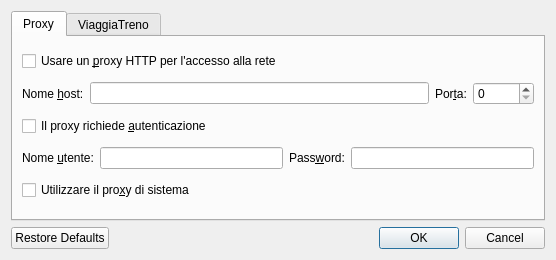
<?xml version="1.0" encoding="UTF-8"?>
<ui version="4.0">
 <class>dlgConfigurazione</class>
 <widget class="QDialog" name="dlgConfigurazione">
  <property name="geometry">
   <rect>
    <x>0</x>
    <y>0</y>
    <width>556</width>
    <height>260</height>
   </rect>
  </property>
  <property name="windowTitle">
   <string>Configurazione di QViaggiaTreno</string>
  </property>
  <layout class="QVBoxLayout" name="verticalLayout_2">
   <item>
    <widget class="QTabWidget" name="tabWidget">
     <property name="currentIndex">
      <number>0</number>
     </property>
     <widget class="QWidget" name="tabProxy">
      <attribute name="title">
       <string>Proxy</string>
      </attribute>
      <layout class="QVBoxLayout" name="verticalLayout_3">
       <item>
        <widget class="QCheckBox" name="checkBoxUsareProxy">
         <property name="text">
          <string>Usare un &amp;proxy HTTP per l'accesso alla rete</string>
         </property>
        </widget>
       </item>
       <item>
        <layout class="QHBoxLayout" name="horizontalLayout">
         <item>
          <widget class="QLabel" name="labelHost">
           <property name="text">
            <string>Nome &amp;host:</string>
           </property>
           <property name="buddy">
            <cstring>lineEditHost</cstring>
           </property>
          </widget>
         </item>
         <item>
          <widget class="QLineEdit" name="lineEditHost"/>
         </item>
         <item>
          <widget class="QLabel" name="labelPorta">
           <property name="text">
            <string>Por&amp;ta:</string>
           </property>
           <property name="buddy">
            <cstring>spinBoxPorta</cstring>
           </property>
          </widget>
         </item>
         <item>
          <widget class="QSpinBox" name="spinBoxPorta">
           <property name="maximum">
            <number>65535</number>
           </property>
          </widget>
         </item>
        </layout>
       </item>
       <item>
        <widget class="QCheckBox" name="checkBoxAutenticazione">
         <property name="text">
          <string>Il proxy richiede &amp;autenticazione</string>
         </property>
        </widget>
       </item>
       <item>
        <layout class="QHBoxLayout" name="horizontalLayout_2">
         <item>
          <widget class="QLabel" name="labelNomeUtente">
           <property name="text">
            <string>Nome &amp;utente:</string>
           </property>
           <property name="buddy">
            <cstring>lineEditNomeUtente</cstring>
           </property>
          </widget>
         </item>
         <item>
          <widget class="QLineEdit" name="lineEditNomeUtente"/>
         </item>
         <item>
          <widget class="QLabel" name="labelPassword">
           <property name="text">
            <string>Pass&amp;word:</string>
           </property>
           <property name="buddy">
            <cstring>lineEditPassword</cstring>
           </property>
          </widget>
         </item>
         <item>
          <widget class="QLineEdit" name="lineEditPassword">
           <property name="echoMode">
            <enum>QLineEdit::Password</enum>
           </property>
          </widget>
         </item>
        </layout>
       </item>
       <item>
        <widget class="QCheckBox" name="checkBoxUsareProxySistema">
         <property name="text">
          <string>Utilizzare il pro&amp;xy di sistema</string>
         </property>
        </widget>
       </item>
      </layout>
     </widget>
     <widget class="QWidget" name="tabViaggiaTreno">
      <attribute name="title">
       <string>ViaggiaTreno</string>
      </attribute>
      <layout class="QVBoxLayout" name="verticalLayout">
       <item>
        <layout class="QGridLayout" name="gridLayout">
         <item row="0" column="0">
          <widget class="QLabel" name="labelContolloVT">
           <property name="text">
            <string>&amp;Frequenza controllo corretto funzionamento di ViaggiaTreno (in minuti):</string>
           </property>
           <property name="buddy">
            <cstring>spinBoxControlloVT</cstring>
           </property>
          </widget>
         </item>
         <item row="0" column="1">
          <widget class="QSpinBox" name="spinBoxControlloVT">
           <property name="minimum">
            <number>1</number>
           </property>
           <property name="maximum">
            <number>120</number>
           </property>
          </widget>
         </item>
         <item row="1" column="0">
          <widget class="QLabel" name="label">
           <property name="text">
            <string>&amp;Timeout del controllo corretto funzionamento di ViaggiaTreno (in secondi)</string>
           </property>
           <property name="buddy">
            <cstring>spinBoxTimeoutControlloVT</cstring>
           </property>
          </widget>
         </item>
         <item row="1" column="1">
          <widget class="QSpinBox" name="spinBoxTimeoutControlloVT">
           <property name="minimum">
            <number>15</number>
           </property>
           <property name="maximum">
            <number>90</number>
           </property>
          </widget>
         </item>
         <item row="2" column="0">
          <widget class="QLabel" name="labelQueryVT">
           <property name="text">
            <string>Frequenza &amp;richieste schede a ViaggiaTreno (in secondi):</string>
           </property>
           <property name="buddy">
            <cstring>doubleSpinBoxQueryVT</cstring>
           </property>
          </widget>
         </item>
         <item row="2" column="1">
          <widget class="QDoubleSpinBox" name="doubleSpinBoxQueryVT">
           <property name="decimals">
            <number>1</number>
           </property>
           <property name="minimum">
            <double>0.100000000000000</double>
           </property>
           <property name="maximum">
            <double>600.000000000000000</double>
           </property>
           <property name="singleStep">
            <double>0.100000000000000</double>
           </property>
          </widget>
         </item>
        </layout>
       </item>
       <item>
        <spacer name="verticalSpacer">
         <property name="orientation">
          <enum>Qt::Vertical</enum>
         </property>
         <property name="sizeHint" stdset="0">
          <size>
           <width>20</width>
           <height>43</height>
          </size>
         </property>
        </spacer>
       </item>
      </layout>
     </widget>
    </widget>
   </item>
   <item>
    <widget class="QDialogButtonBox" name="buttonBox">
     <property name="orientation">
      <enum>Qt::Horizontal</enum>
     </property>
     <property name="standardButtons">
      <set>QDialogButtonBox::Cancel|QDialogButtonBox::Ok|QDialogButtonBox::RestoreDefaults</set>
     </property>
    </widget>
   </item>
  </layout>
 </widget>
 <tabstops>
  <tabstop>spinBoxControlloVT</tabstop>
  <tabstop>spinBoxTimeoutControlloVT</tabstop>
  <tabstop>doubleSpinBoxQueryVT</tabstop>
  <tabstop>buttonBox</tabstop>
  <tabstop>tabWidget</tabstop>
 </tabstops>
 <resources/>
 <connections>
  <connection>
   <sender>buttonBox</sender>
   <signal>accepted()</signal>
   <receiver>dlgConfigurazione</receiver>
   <slot>accept()</slot>
   <hints>
    <hint type="sourcelabel">
     <x>171</x>
     <y>279</y>
    </hint>
    <hint type="destinationlabel">
     <x>157</x>
     <y>207</y>
    </hint>
   </hints>
  </connection>
  <connection>
   <sender>buttonBox</sender>
   <signal>rejected()</signal>
   <receiver>dlgConfigurazione</receiver>
   <slot>reject()</slot>
   <hints>
    <hint type="sourcelabel">
     <x>171</x>
     <y>279</y>
    </hint>
    <hint type="destinationlabel">
     <x>286</x>
     <y>207</y>
    </hint>
   </hints>
  </connection>
 </connections>
 <slots>
  <slot>pulsantePremuto(QAbstractButton*)</slot>
 </slots>
</ui>
